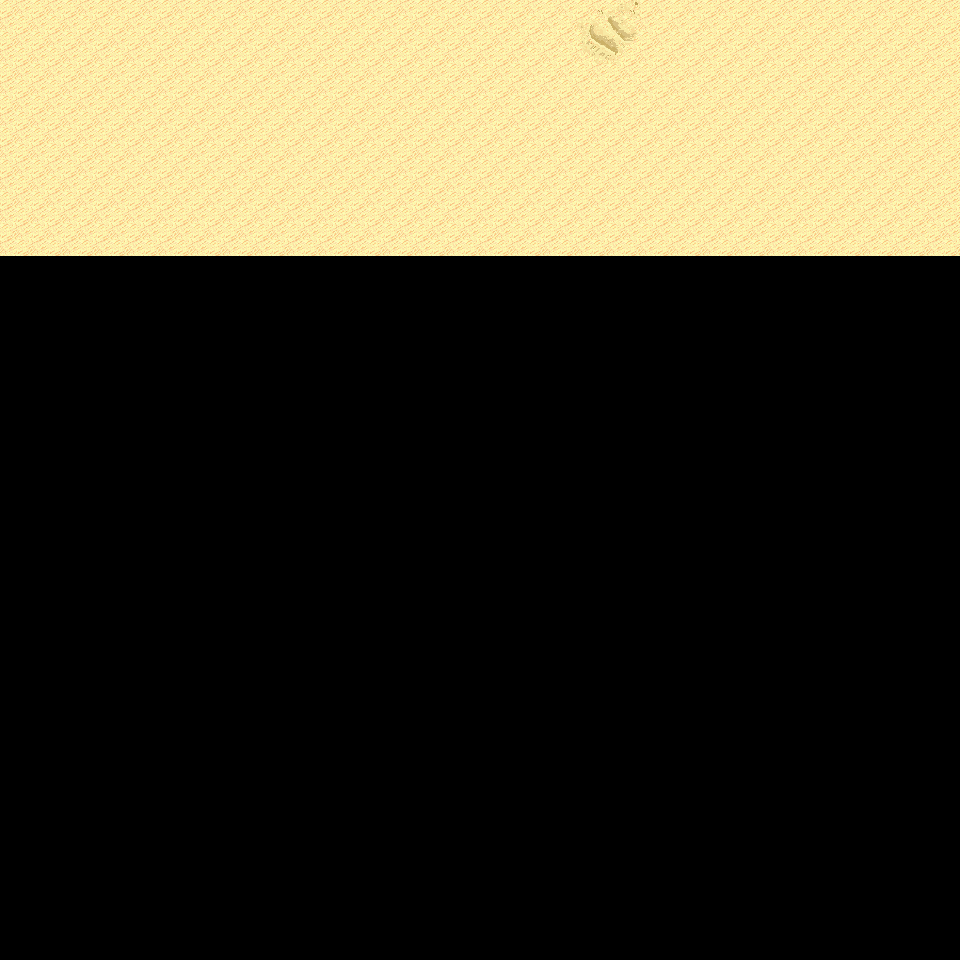

Tiled map render using the project's own tile images. Description and the map definition, with tile-layer contents summarised, below:
An orthogonal 30x30 tile map with 32x32 px tiles, 6 tile layers (Ground, Object, Object2, Above, ...), 15 tilesets and 3 objects (3x mapExit).

<map version="1.0" orientation="orthogonal" renderorder="right-down" width="30" height="30" tilewidth="32" tileheight="32" nextobjectid="4">
  <tileset firstgid="1" name="tileset_logic_collision" tilewidth="32" tileheight="32" tilecount="1" columns="1">
    <image source="../drawable/tileset_logic_collision.png" width="32" height="32" />
  </tileset>
  <tileset firstgid="2" name="tileset_ground_ground" tilewidth="32" tileheight="32" tilecount="33" columns="3">
    <image source="../drawable/tileset_ground_ground.png" width="96" height="352" />
  </tileset>
  <tileset firstgid="35" name="tileset_ground_ridge_earth_pale" tilewidth="32" tileheight="32" tilecount="96" columns="12">
    <image source="../drawable/tileset_ground_ridge_earth_pale.png" width="384" height="256" />
  </tileset>
  <tileset firstgid="131" name="tileset_ground_ridge_earth_dark" tilewidth="32" tileheight="32" tilecount="96" columns="12">
    <image source="../drawable/tileset_ground_ridge_earth_dark.png" width="384" height="256" />
  </tileset>
  <tileset firstgid="227" name="tileset_terrain_desert" tilewidth="32" tileheight="32" tilecount="88" columns="8">
    <image source="../drawable/tileset_terrain_desert.png" width="256" height="352" />
  </tileset>
  <tileset firstgid="315" name="tileset_ground_ladder_vertical_dark" tilewidth="32" tileheight="32" tilecount="3" columns="3">
    <image source="../drawable/tileset_ground_ladder_vertical_dark.png" width="96" height="32" />
  </tileset>
  <tileset firstgid="318" name="tileset_plant_tree_evergreen" tilewidth="32" tileheight="32" tilecount="36" columns="3">
    <image source="../drawable/tileset_plant_tree_evergreen.png" width="96" height="384" />
  </tileset>
  <tileset firstgid="354" name="tileset_plant_cactus" tilewidth="32" tileheight="32" tilecount="2" columns="1">
    <image source="../drawable/tileset_plant_cactus.png" width="32" height="64" />
  </tileset>
  <tileset firstgid="356" name="tileset_plant_cactus_2" tilewidth="32" tileheight="32" tilecount="10" columns="5">
    <image source="../drawable/tileset_plant_cactus_2.png" width="160" height="64" />
  </tileset>
  <tileset firstgid="366" name="tileset_ground_sand_2" tilewidth="32" tileheight="32" tilecount="15" columns="5">
    <image source="../drawable/tileset_ground_sand_2.png" width="160" height="96" />
  </tileset>
  <tileset firstgid="381" name="tileset_plant_tree_tree_darkgreen" tilewidth="32" tileheight="32" tilecount="88" columns="8">
    <image source="../drawable/tileset_plant_tree_tree_darkgreen.png" width="256" height="352" />
  </tileset>
  <tileset firstgid="469" name="tileset_ground_rock_pebbles" tilewidth="32" tileheight="32" tilecount="3" columns="1">
    <image source="../drawable/tileset_ground_rock_pebbles.png" width="32" height="96" />
  </tileset>
  <tileset firstgid="472" name="tileset_plant_star_shaped_plants" tilewidth="32" tileheight="32" tilecount="6" columns="2">
    <image source="../drawable/tileset_plant_star_shaped_plants.png" width="64" height="96" />
  </tileset>
  <tileset firstgid="478" name="tileset_plant_stump_small_stump" tilewidth="32" tileheight="32" tilecount="4" columns="2">
    <image source="../drawable/tileset_plant_stump_small_stump.png" width="64" height="64" />
  </tileset>
  <tileset firstgid="482" name="tileset_plant_round_cactuses" tilewidth="32" tileheight="32" tilecount="20" columns="10">
    <image source="../drawable/tileset_plant_round_cactuses.png" width="320" height="64" />
  </tileset>
  <layer name="Ground" width="30" height="30">
    <data>[900 cells, 240 non-empty, 5 distinct tile ids]</data>
  </layer>
  <layer name="Object" width="30" height="30">
    <data>[900 cells, 0 non-empty, 0 distinct tile ids]</data>
  </layer>
  <layer name="Object2" width="30" height="30">
    <data>[900 cells, 0 non-empty, 0 distinct tile ids]</data>
  </layer>
  <layer name="Above" width="30" height="30">
    <data>[900 cells, 0 non-empty, 0 distinct tile ids]</data>
  </layer>
  <layer name="Above2" width="30" height="30">
    <data>[900 cells, 0 non-empty, 0 distinct tile ids]</data>
  </layer>
  <layer name="Walkable" width="30" height="30">
    <data>[900 cells, 0 non-empty, 0 distinct tile ids]</data>
  </layer>
  <objectgroup name="MapEvents">
    <object id="1" name="north" type="mapExit" x="0" y="0" width="960" height="32">
      <properties>
        <property name="map" value="level_0_x37_y96" />
        <property name="x" value="0" />
        <property name="y" value="28" />
      </properties>
    </object>
    <object id="2" name="west" type="mapExit" x="0" y="0" width="32" height="960">
      <properties>
        <property name="map" value="level_0_x36_y97" />
        <property name="x" value="28" />
        <property name="y" value="0" />
      </properties>
    </object>
    <object id="3" name="east" type="mapExit" x="928" y="0" width="32" height="960">
      <properties>
        <property name="map" value="level_0_x38_y97" />
        <property name="x" value="1" />
        <property name="y" value="0" />
      </properties>
    </object>
  </objectgroup>
</map>
